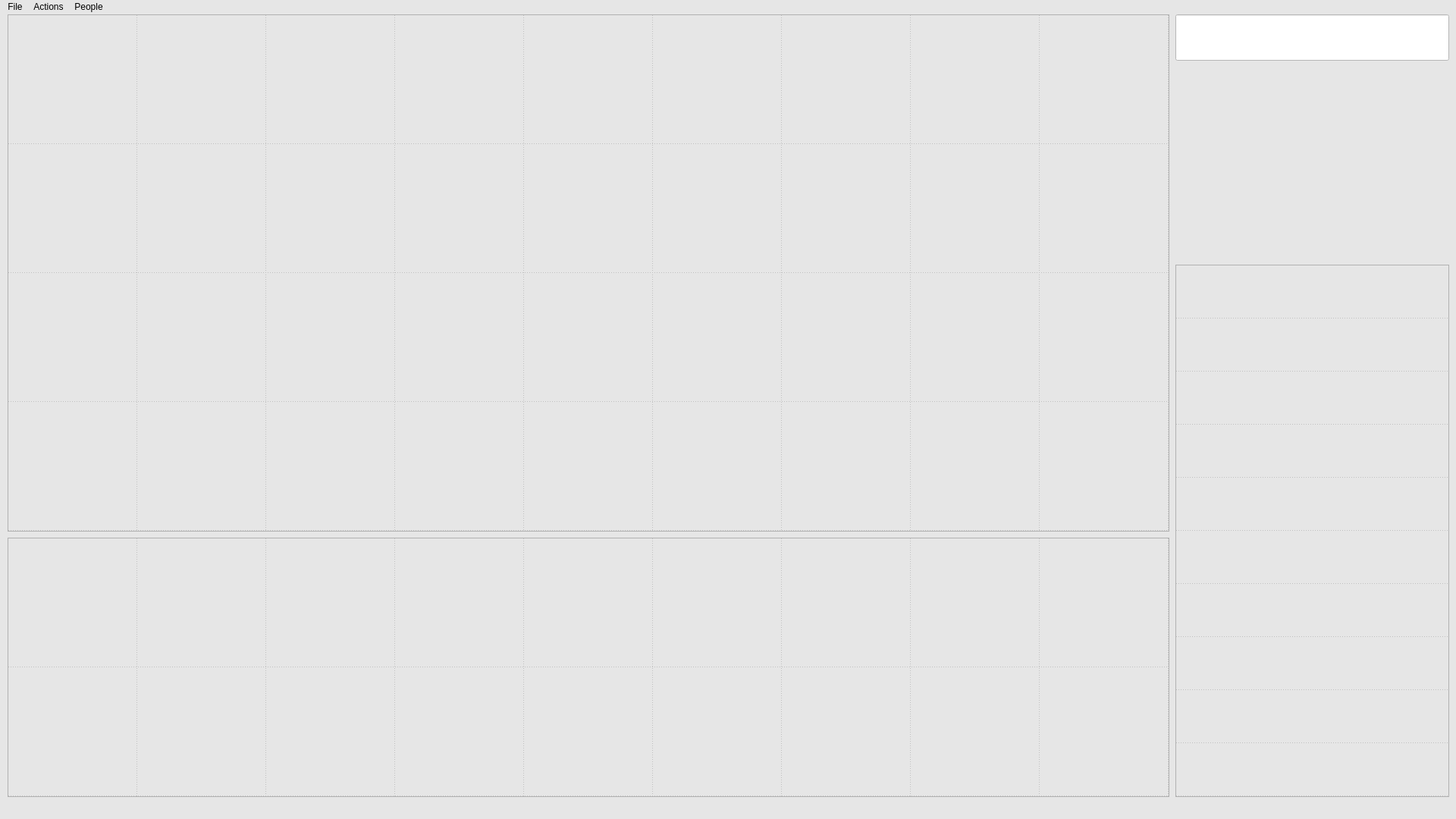
<?xml version="1.0" encoding="UTF-8"?>
<ui version="4.0">
 <class>mainWindow</class>
 <widget class="QMainWindow" name="mainWindow">
  <property name="geometry">
   <rect>
    <x>0</x>
    <y>0</y>
    <width>1920</width>
    <height>1080</height>
   </rect>
  </property>
  <property name="sizePolicy">
   <sizepolicy hsizetype="Maximum" vsizetype="Maximum">
    <horstretch>0</horstretch>
    <verstretch>0</verstretch>
   </sizepolicy>
  </property>
  <property name="minimumSize">
   <size>
    <width>1920</width>
    <height>1080</height>
   </size>
  </property>
  <property name="maximumSize">
   <size>
    <width>1920</width>
    <height>1080</height>
   </size>
  </property>
  <property name="windowTitle">
   <string>MainWindow</string>
  </property>
  <property name="windowIcon">
   <iconset>
    <normaloff>G:/Private/Pictures/Pearadox Logo.PNG</normaloff>G:/Private/Pictures/Pearadox Logo.PNG</iconset>
  </property>
  <property name="styleSheet">
   <string notr="true">background-color: rgb(230,230,230)</string>
  </property>
  <widget class="QWidget" name="centralwidget">
   <widget class="QTableWidget" name="studentTable">
    <property name="geometry">
     <rect>
      <x>10</x>
      <y>0</y>
      <width>1532</width>
      <height>682</height>
     </rect>
    </property>
    <property name="sizePolicy">
     <sizepolicy hsizetype="Fixed" vsizetype="Fixed">
      <horstretch>0</horstretch>
      <verstretch>0</verstretch>
     </sizepolicy>
    </property>
    <property name="alternatingRowColors">
     <bool>false</bool>
    </property>
    <property name="selectionMode">
     <enum>QAbstractItemView::NoSelection</enum>
    </property>
    <property name="gridStyle">
     <enum>Qt::DotLine</enum>
    </property>
    <property name="wordWrap">
     <bool>false</bool>
    </property>
    <property name="cornerButtonEnabled">
     <bool>false</bool>
    </property>
    <property name="rowCount">
     <number>4</number>
    </property>
    <property name="columnCount">
     <number>9</number>
    </property>
    <attribute name="horizontalHeaderVisible">
     <bool>false</bool>
    </attribute>
    <attribute name="horizontalHeaderDefaultSectionSize">
     <number>170</number>
    </attribute>
    <attribute name="horizontalHeaderHighlightSections">
     <bool>false</bool>
    </attribute>
    <attribute name="verticalHeaderVisible">
     <bool>false</bool>
    </attribute>
    <attribute name="verticalHeaderDefaultSectionSize">
     <number>170</number>
    </attribute>
    <attribute name="verticalHeaderHighlightSections">
     <bool>false</bool>
    </attribute>
    <row/>
    <row/>
    <row/>
    <row/>
    <column/>
    <column/>
    <column/>
    <column/>
    <column/>
    <column/>
    <column/>
    <column/>
    <column/>
   </widget>
   <widget class="QTableWidget" name="mentorTable">
    <property name="geometry">
     <rect>
      <x>10</x>
      <y>690</y>
      <width>1532</width>
      <height>342</height>
     </rect>
    </property>
    <property name="sizePolicy">
     <sizepolicy hsizetype="Fixed" vsizetype="Fixed">
      <horstretch>0</horstretch>
      <verstretch>0</verstretch>
     </sizepolicy>
    </property>
    <property name="alternatingRowColors">
     <bool>false</bool>
    </property>
    <property name="selectionMode">
     <enum>QAbstractItemView::NoSelection</enum>
    </property>
    <property name="showGrid">
     <bool>true</bool>
    </property>
    <property name="gridStyle">
     <enum>Qt::DotLine</enum>
    </property>
    <property name="wordWrap">
     <bool>false</bool>
    </property>
    <property name="cornerButtonEnabled">
     <bool>false</bool>
    </property>
    <property name="rowCount">
     <number>2</number>
    </property>
    <property name="columnCount">
     <number>9</number>
    </property>
    <attribute name="horizontalHeaderVisible">
     <bool>false</bool>
    </attribute>
    <attribute name="horizontalHeaderDefaultSectionSize">
     <number>170</number>
    </attribute>
    <attribute name="verticalHeaderVisible">
     <bool>false</bool>
    </attribute>
    <attribute name="verticalHeaderDefaultSectionSize">
     <number>170</number>
    </attribute>
    <attribute name="verticalHeaderHighlightSections">
     <bool>true</bool>
    </attribute>
    <attribute name="verticalHeaderStretchLastSection">
     <bool>false</bool>
    </attribute>
    <row/>
    <row/>
    <column/>
    <column/>
    <column/>
    <column/>
    <column/>
    <column/>
    <column/>
    <column/>
    <column/>
   </widget>
   <widget class="QLineEdit" name="loginLineEdit">
    <property name="geometry">
     <rect>
      <x>1550</x>
      <y>0</y>
      <width>361</width>
      <height>61</height>
     </rect>
    </property>
    <property name="sizePolicy">
     <sizepolicy hsizetype="Fixed" vsizetype="Fixed">
      <horstretch>0</horstretch>
      <verstretch>0</verstretch>
     </sizepolicy>
    </property>
    <property name="font">
     <font>
      <family>OpenSymbol</family>
      <pointsize>30</pointsize>
      <weight>50</weight>
      <italic>false</italic>
      <bold>false</bold>
      <underline>false</underline>
     </font>
    </property>
    <property name="styleSheet">
     <string notr="true">background-color: rgb(255, 255, 255)</string>
    </property>
    <property name="text">
     <string/>
    </property>
    <property name="maxLength">
     <number>13</number>
    </property>
    <property name="alignment">
     <set>Qt::AlignRight|Qt::AlignTrailing|Qt::AlignVCenter</set>
    </property>
   </widget>
   <widget class="QTableWidget" name="leaderboardTable">
    <property name="geometry">
     <rect>
      <x>1550</x>
      <y>330</y>
      <width>361</width>
      <height>702</height>
     </rect>
    </property>
    <property name="gridStyle">
     <enum>Qt::DotLine</enum>
    </property>
    <property name="rowCount">
     <number>10</number>
    </property>
    <property name="columnCount">
     <number>1</number>
    </property>
    <attribute name="horizontalHeaderVisible">
     <bool>false</bool>
    </attribute>
    <attribute name="horizontalHeaderDefaultSectionSize">
     <number>360</number>
    </attribute>
    <attribute name="horizontalHeaderHighlightSections">
     <bool>false</bool>
    </attribute>
    <attribute name="verticalHeaderVisible">
     <bool>false</bool>
    </attribute>
    <attribute name="verticalHeaderDefaultSectionSize">
     <number>70</number>
    </attribute>
    <attribute name="verticalHeaderHighlightSections">
     <bool>false</bool>
    </attribute>
    <row/>
    <row/>
    <row/>
    <row/>
    <row/>
    <row/>
    <row/>
    <row/>
    <row/>
    <row/>
    <column/>
   </widget>
   <widget class="QLabel" name="errorLabel">
    <property name="geometry">
     <rect>
      <x>1550</x>
      <y>70</y>
      <width>361</width>
      <height>16</height>
     </rect>
    </property>
    <property name="font">
     <font>
      <pointsize>10</pointsize>
     </font>
    </property>
    <property name="text">
     <string>
</string>
    </property>
    <property name="alignment">
     <set>Qt::AlignCenter</set>
    </property>
   </widget>
  </widget>
  <widget class="QMenuBar" name="menubar">
   <property name="geometry">
    <rect>
     <x>0</x>
     <y>0</y>
     <width>1920</width>
     <height>21</height>
    </rect>
   </property>
   <widget class="QMenu" name="menuActions">
    <property name="title">
     <string>Actions</string>
    </property>
    <addaction name="actionSign_Out_All"/>
    <addaction name="actionClear_All"/>
   </widget>
   <widget class="QMenu" name="menuPeople">
    <property name="title">
     <string>People</string>
    </property>
    <addaction name="actionAdd_Person"/>
    <addaction name="separator"/>
    <addaction name="actionView_Hours"/>
   </widget>
   <widget class="QMenu" name="menuFile">
    <property name="title">
     <string>File</string>
    </property>
    <addaction name="actionGenerate_Report"/>
    <addaction name="separator"/>
    <addaction name="actionOptions"/>
    <addaction name="separator"/>
    <addaction name="actionReload_Data"/>
   </widget>
   <addaction name="menuFile"/>
   <addaction name="menuActions"/>
   <addaction name="menuPeople"/>
  </widget>
  <widget class="QStatusBar" name="statusbar"/>
  <action name="actionOptions">
   <property name="text">
    <string>Options</string>
   </property>
  </action>
  <action name="actionView_Hours">
   <property name="text">
    <string>View Hours</string>
   </property>
  </action>
  <action name="actionGenerate_Report">
   <property name="text">
    <string>Generate Report</string>
   </property>
  </action>
  <action name="actionReload_Data">
   <property name="text">
    <string>Reload Data</string>
   </property>
  </action>
  <action name="actionAdd_Person">
   <property name="text">
    <string>Add Person</string>
   </property>
  </action>
  <action name="actionSign_Out_All">
   <property name="text">
    <string>Sign Out All</string>
   </property>
  </action>
  <action name="actionClear_All">
   <property name="text">
    <string>Clear All</string>
   </property>
  </action>
 </widget>
 <resources/>
 <connections/>
</ui>
